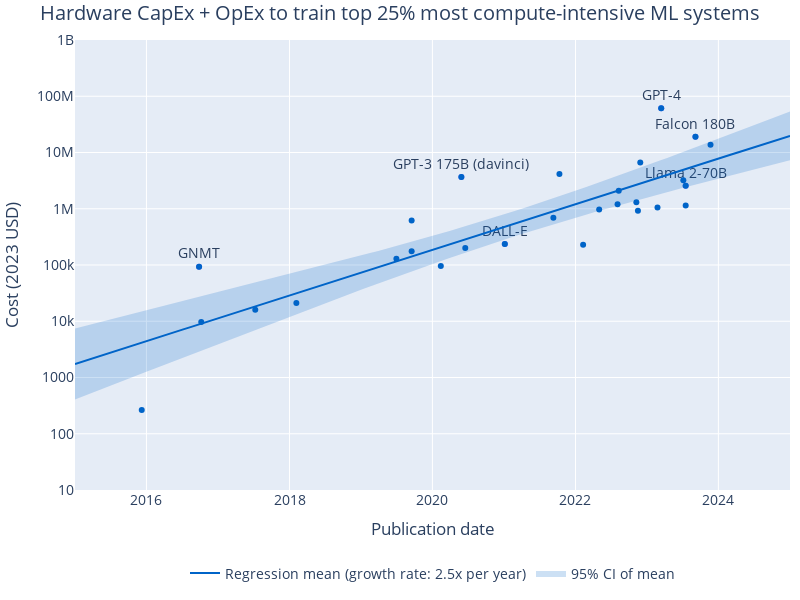

This figure's notebook cell:
### Code cell
label_systems = ['GNMT', 'DALL-E', 'GPT-3 175B (davinci)', 'PaLM (540B)', 'Llama 2-70B', 'Falcon 180B', 'GPT-4', 'Gemini Ultra']

fig = px.scatter(
    cost_df.loc[cost_df['System'].isin(label_systems)],
    x='Publication date',
    y='Cost (inflation-adjusted)',
    text='System',
    log_y=True,
)

fig.add_scatter(
    x=cost_df['Publication date'],
    y=cost_df['Cost (inflation-adjusted)'],
    mode='markers',
    showlegend=False,
)

# Marker color
fig.update_traces(
    marker=dict(
        color='rgb(0,100,200)',
    ),
    selector=dict(mode='markers'),
)

# Shade in CI
fig.add_scatter(
    x=predicted_cost_df['Publication date'],
    y=10**predicted_cost_df['mean_ci_lower'],
    mode='lines',
    line=dict(width=0),
    showlegend=False,
)
fig.add_scatter(
    x=predicted_cost_df['Publication date'],
    y=10**predicted_cost_df['mean_ci_upper'],
    mode='lines',
    fill='tonexty',
    fillcolor='rgba(0,100,200,0.2)',
    line=dict(width=0),
    name='95% CI of mean',
)
fig.add_scatter(
    x=predicted_cost_df['Publication date'],
    y=10**predicted_cost_df['mean'],
    mode='lines',
    line=dict(color='rgb(0,100,200)'),
    name=f'Regression mean (growth rate: {10**reg_results.params[1]:.1f}x per year)',
)

fig.update_traces(textposition='top center')

# axis limits
fig.update_xaxes(range=['2015-01-01', '2025-01-01'])
fig.update_yaxes(range=[1, 9])

# legend on top
fig.update_layout(legend=dict(
    orientation='h',
    yanchor='top',
    y=-0.15,
    xanchor='center',
    x=0.5,
))

# axis labels
fig.update_xaxes(title_text='Publication date')
fig.update_yaxes(title_text='Cost (2023 USD)')

# title
fig.update_layout(title_text=plot_title_lookup[estimation_method])

# update size
fig.update_layout(
    autosize=False,
    width=800,
    height=600,
    title_x=0.5,
)

# font size
fig.update_layout(
    font=dict(
        size=14,
    )
)

# axis limits
fig.update_xaxes(range=[pred_start_date, pred_end_date])

# margins
fig.update_layout(margin=dict(l=10, r=10, t=40, b=10))

save_plot(fig, results_dir, 'cost_regression')

fig.show()
